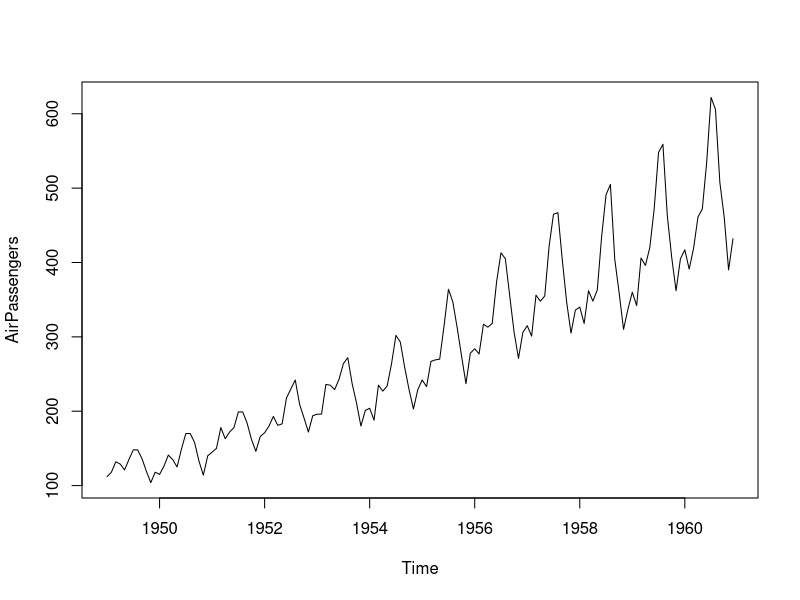
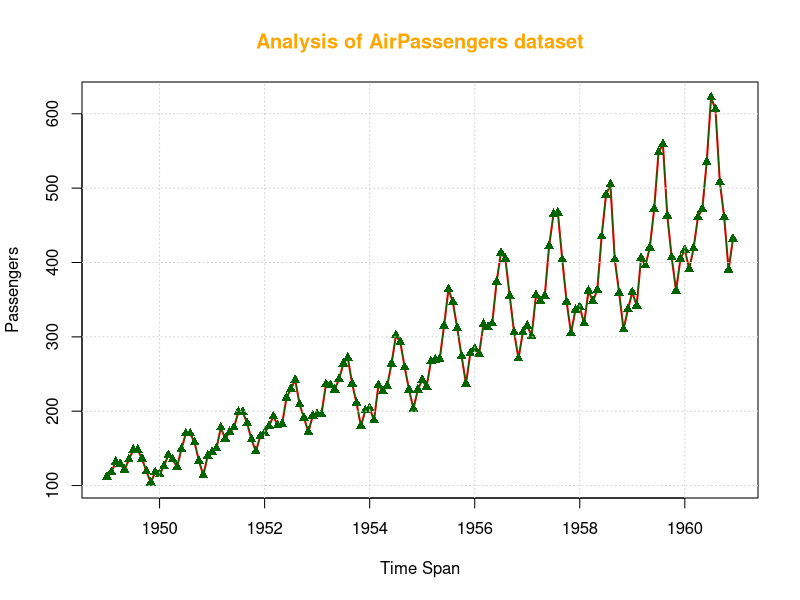
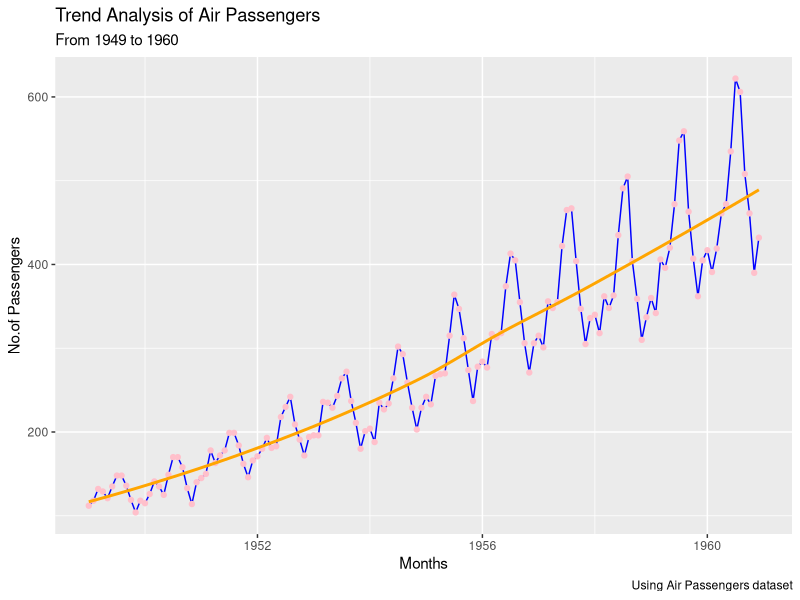

Write the R code that produced these figures, in order.
AirPassengers # loading the Dataset

?AirPassengers # about the Dataset

class(AirPassengers) # type of Dataset
View(AirPassengers)

ap_df<-data.frame(
  year = time(AirPassengers),
  passengers=as.numeric(AirPassengers)
) 

ap_df_months <- data.frame(
  year= floor(time(AirPassengers)),
  month=cycle(time(AirPassengers)),
  passengers=as.numeric(AirPassengers)
)

ap_df_months
plot(AirPassengers)

plot(AirPassengers,
     type='l',
     lwd=2,
     main="Analysis of AirPassengers dataset",
     xlab="Time Span",
     ylab="Passengers",
     col= "red",
     col.main="orange"
)    

points(AirPassengers,
       type='o',
       pch=17,
       col="darkgreen",
       main="Analysis of AirPassengers dataset",
       xlab="Time Span",
       ylab="Passengers",
       col.main="orange",
       
)
grid()
# ?plot

###GGPLOT
library(ggplot2)
ggplot(ap_df,
       aes(x=year,y=passengers))+
  geom_line(color="blue",linewidth=0.5)+
  labs(
    title="Trend Analysis of Air Passengers",
    caption="Using Air Passengers dataset",
    subtitle="From 1949 to 1960",
    x="Months",
    y="No.of Passengers"
  )+
  geom_point(color="pink")+
  geom_smooth(se=FALSE,color="orange")
theme_minimal()